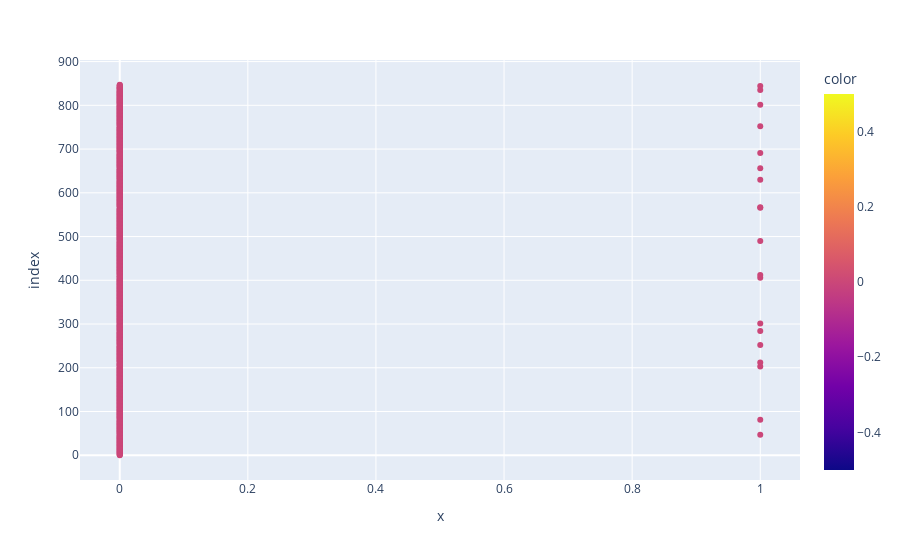

The cell this chart's notebook holds for it:
### Code cell
plt.scatter(X_test[:,0],y_test,c=y_pred)
px.scatter(X_test[:,0] , y_test , color=y_pred )

### Figure 1 — Plotly figure (JSON) as saved in the notebook; plotly's stock layout.template omitted (floating-point values rounded to 4 significant figures; data arrays with more than 128 entries replaced by an {"elided": "..."} marker saying what was removed)
{"data": [{"hovertemplate": "x=%{x}<br>index=%{y}<br>color=%{marker.color}<extra></extra>", "legendgroup": "", "marker": {"color": {"elided": "848 int values"}, "coloraxis": "coloraxis", "symbol": "circle"}, "mode": "markers", "name": "", "orientation": "h", "showlegend": false, "type": "scatter", "x": {"elided": "848 int values"}, "xaxis": "x", "y": {"elided": "848 int values"}, "yaxis": "y"}], "layout": {"coloraxis": {"colorbar": {"title": {"text": "color"}}, "colorscale": [[0, "#0d0887"], [0.1111, "#46039f"], [0.2222, "#7201a8"], [0.3333, "#9c179e"], [0.4444, "#bd3786"], [0.5556, "#d8576b"], [0.6667, "#ed7953"], [0.7778, "#fb9f3a"], [0.8889, "#fdca26"], [1, "#f0f921"]]}, "legend": {"tracegroupgap": 0}, "margin": {"t": 60}, "xaxis": {"anchor": "y", "domain": [0, 1], "title": {"text": "x"}}, "yaxis": {"anchor": "x", "domain": [0, 1], "title": {"text": "index"}}}}
